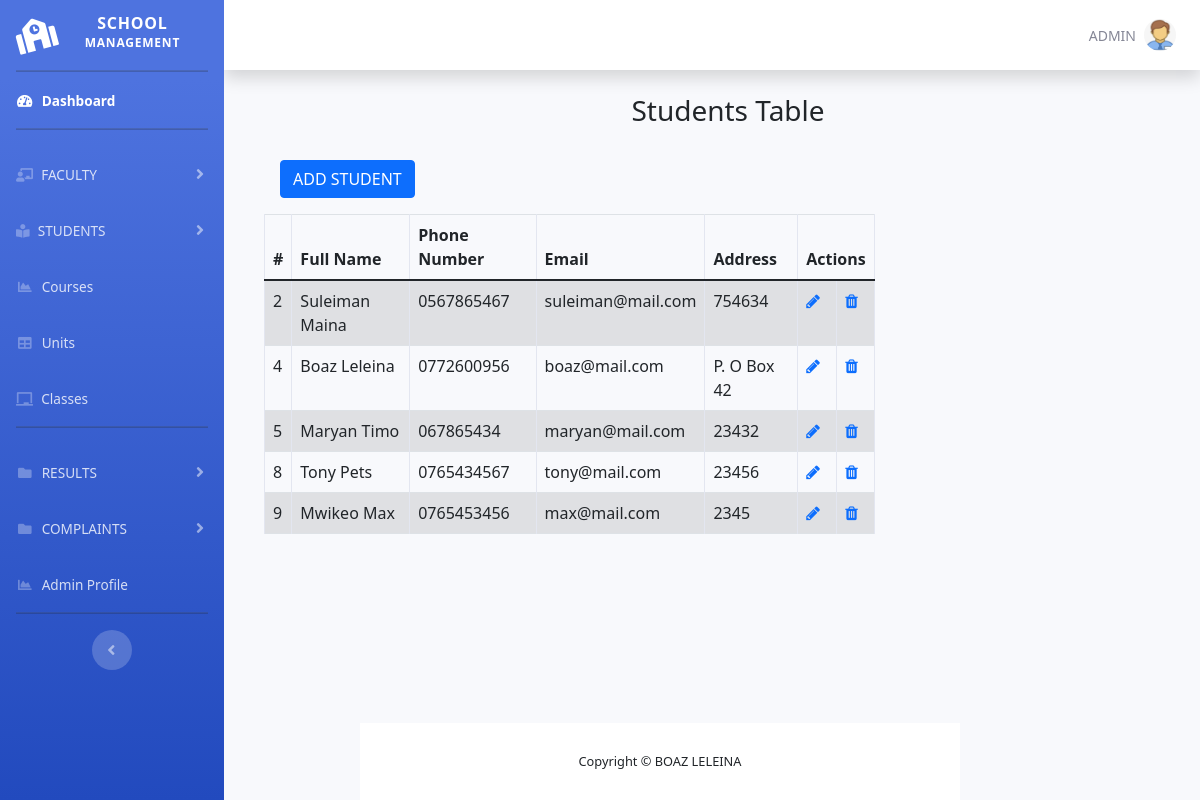
Page /view_student.php on the committed database.
### tables this page shows
CREATE TABLE `users` (
  `id` int(30) NOT NULL,
  `name` varchar(255) NOT NULL,
  `phonenumber` varchar(10) NOT NULL,
  `email` varchar(255) NOT NULL,
  `address` varchar(255) NOT NULL,
  `password` varchar(255) NOT NULL,
  `usertype` int(10) NOT NULL,
  `created_at` datetime NOT NULL DEFAULT current_timestamp(),
  `status` int(1) NOT NULL
);

### view_student.php (the view, shortened to what this page needs)
<?php
include "admin/header.php";
include "admin/navbar.php";
?>
<!DOCTYPE html>
<html lang="en">
<head>
    <link rel="stylesheet" href="bootstrap/css/bootstrap.min.css">
    <link rel="stylesheet" href="https://cdnjs.cloudflare.com/ajax/libs/font-awesome/4.7.0/css/font-awesome.min.css">
</head>
<body>
    <div class="container m-3">
        <div class="p-2">
            <div class="card-border-1 text-center">
                <h3>Students Table</h3>
            </div>
        </div>
        <?php
        require "handle/config.php";
        $sql = "SELECT `id`, `name`, `phonenumber`, `email`, `address` FROM `users` WHERE `usertype`='2'";
        $result = mysqli_query($link,$sql);
        if($result){
            if(mysqli_num_rows($result)>0){
        ?>
            <div class="col-md-8">
                <div class="p-3">
                    <a href="add_student.php" class="btn btn-primary">ADD STUDENT</a>
                </div>
                <table class="table table-bordered table-striped p-3">
                    <thead>
                        <tr>
                            <th>#</th>
                            <th>Full Name</th>
                            <th>Phone Number</th>
                            <th>Email</th>
                            <th>Address</th>
                            <th colspan="2">Actions</th>
                        </tr>
                    </thead>
                    <tbody>
                        <?php while($row=mysqli_fetch_array($result)){
                            echo "<tr>";
                            echo "<td>".$row['id']."</td>";
                            echo "<td>".$row['name']."</td>";
                            echo "<td>".$row['phonenumber']."</td>";
                            echo "<td>".$row['email']."</td>";
                            echo "<td>".$row['address']."</td>";
                            echo "<td><a href ='edit_student.php?id=".$row['id']."'><span class ='fa fa-pencil'></span></a></td>";
                            echo "<td><a href ='delete_student.php?id=".$row['id']."'><span class ='fa fa-trash'></span></a></td>";
                        }
                        ?>
                    </tbody>
                </table>
            </div>
        <?php
            }else{
                echo "<p class='lead'><em>No records were found</em></p>";
            }
        }else{
            echo "Error executing query $sql".mysqli_error($link);
        }
        ?>
    </div>
</body>
</html>
<?php
include "admin/footer.php";
?>

### rows in the picture
users: id "2", name "Suleiman Maina", phonenumber "0567865467", email "suleiman@mail.com", address "754634"
users: id "4", name "Boaz Leleina", phonenumber "0772600956", email "boaz@mail.com", address "P. O Box 42"
users: id "5", name "Maryan Timo", phonenumber "067865434", email "maryan@mail.com", address "23432"
users: id "8", name "Tony Pets", phonenumber "0765434567", email "tony@mail.com", address "23456"
users: id "9", name "Mwikeo Max", phonenumber "0765453456", email "max@mail.com", address "2345"
